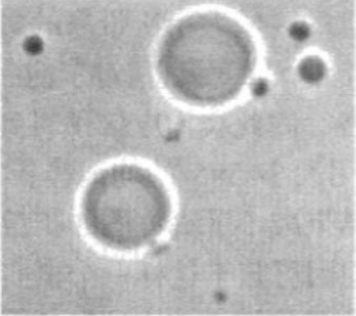
#> input picture resources/assets/exp7/701.png, 356 x 316 px
$ python '多阈值处理.py'
#> lines starting #> are read from the running program, lines starting #| are printed output that depends on the picture; after the words box and inside, x2 and y2 are one past the last pixel; in counts of white or black regions, pixels touching at a corner belong together
import cv2
import numpy as np
from matplotlib import pyplot as plt
from matplotlib import rcParams

# 支持汉字
rcParams['font.sans-serif'] = ['SimHei']


def multi_otsu_threshold(image, num_thresholds=1):
    """
    使用多个Otsu方法计算最佳阈值

    参数:
    image: 输入的单通道灰度图像
    num_thresholds: 需要计算的阈值数量

    返回:
    thresholds: 最佳阈值列表
    binary_image: 多阈值二值化后的图像
    hist: 图像直方图
    """
    # 确保图像是单通道灰度图
    if len(image.shape) > 2:
        gray = cv2.cvtColor(image, cv2.COLOR_BGR2GRAY)
    else:
        gray = image.copy()

    # 计算直方图
    hist = cv2.calcHist([gray], [0], None, [256], [0, 256])
    hist_norm = hist.ravel() / hist.sum()

    # 计算累积分布函数和均值
    cdf = hist_norm.cumsum()
    mean = np.sum(np.arange(256) * hist_norm)

    max_variance = 0
    thresholds = [0] * num_thresholds

    # 生成所有可能的阈值组合
    def generate_threshold_combinations(prev_thresholds, start):
        if len(prev_thresholds) == num_thresholds:
            yield prev_thresholds
        else:
            for t in range(start, 256):
                new_thresholds = prev_thresholds + [t]
                yield from generate_threshold_combinations(new_thresholds, t + 1)

    # 遍历所有可能的阈值组合
    for threshold_combination in generate_threshold_combinations([], 1):
        w = []
        mu = []
        total_w = 0
        total_mu = 0

        # 计算每个区域的概率和均值
        for i in range(num_thresholds + 1):
            if i == 0:
                w.append(cdf[threshold_combination[i]])
            elif i < num_thresholds:
                w.append(cdf[threshold_combination[i]] - cdf[threshold_combination[i - 1]])
            else:
                w.append(1 - cdf[threshold_combination[-1]])

            if w[-1] > 0:
                if i == 0:
                    mu.append(np.sum(np.arange(threshold_combination[i] + 1) * hist_norm[:threshold_combination[i] + 1]) / w[-1])
                elif i < num_thresholds:
                    mu.append(np.sum(np.arange(threshold_combination[i - 1] + 1, threshold_combination[i] + 1) * hist_norm[threshold_combination[i - 1] + 1:threshold_combination[i] + 1]) / w[-1])
                else:
                    mu.append(np.sum(np.arange(threshold_combination[-1] + 1, 256) * hist_norm[threshold_combination[-1] + 1:]) / w[-1])
            else:
                mu.append(0)

            total_w += w[-1] * mu[-1]
            total_mu += w[-1] * mu[-1] ** 2

        # 计算类间方差
        variance = total_mu - total_w ** 2

        if variance > max_variance:
            max_variance = variance
            thresholds = threshold_combination

    # 根据多阈值进行多值化
    binary_image = np.zeros_like(gray)
    for i in range(num_thresholds + 1):
        if i == 0:
            binary_image[gray <= thresholds[i]] = 0
        elif i < num_thresholds:
            binary_image[(gray > thresholds[i - 1]) & (gray <= thresholds[i])] = 64 * i
        else:
            binary_image[gray > thresholds[-1]] = 255

    return thresholds, binary_image, hist


def main():
    # 图像路径
    image_path = '../resources/assets/exp7/701.png'
    # 读取图像
    image = cv2.imread(image_path)
#> image is the input picture: shape (316, 356, 3); min 59, max 255, mean 185.2
    if image is None:
        print("无法加载图像，请检查路径!")
        exit(1)

    # 转换为RGB以便matplotlib显示
    image_rgb = cv2.cvtColor(image, cv2.COLOR_BGR2RGB)

    # 高斯滤波
    kernel_size = (5, 5)  # 高斯核大小
    sigma = 5.0  # 标准差
    blurred_image = cv2.GaussianBlur(image, kernel_size, sigma)
    blurred_image_rgb = cv2.cvtColor(blurred_image, cv2.COLOR_BGR2RGB)

    # 应用多Otsu阈值分割 - 原图
    thresholds_original, binary_image_original, hist_original = multi_otsu_threshold(image)
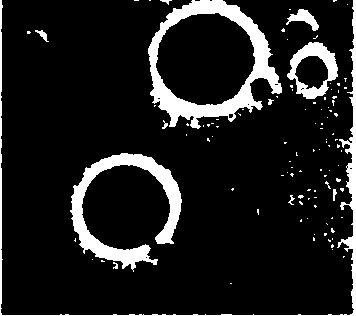
#> binary_image_original: shape (316, 356); 11.8% white; 106 white regions (94 under 20 px), largest, box (x1, y1, x2, y2) and area: (148, 0, 282, 129) 4830, (70, 153, 182, 272) 3728, (0, 0, 356, 316) 2560
#> thresholds_original = [202]; hist_original = 256 values, max 3708 at index 183, min 0 at index 0, mean 439.4

    # 应用多Otsu阈值分割 - 滤波后
    thresholds_blurred, binary_image_blurred, hist_blurred = multi_otsu_threshold(blurred_image)
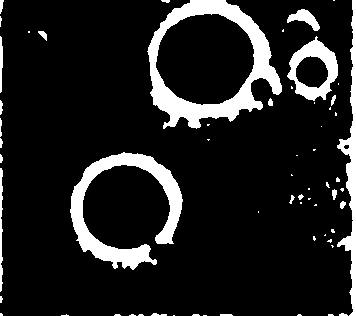
#> binary_image_blurred: shape (316, 356); 12.6% white; 62 white regions (39 under 20 px), largest, box (x1, y1, x2, y2) and area: (147, 0, 282, 129) 5317, (70, 152, 183, 270) 4061, (337, 0, 356, 316) 1880
#> thresholds_blurred = [200]; hist_blurred = 256 values, max 4031 at index 183, min 0 at index 0, mean 439.4

    # 显示结果
    plt.figure(figsize=(18, 10))

    # 原始图像
    plt.subplot(231)
    plt.title('原始图像')
    plt.imshow(image_rgb)
    plt.axis('off')

    # 高斯滤波后图像
    plt.subplot(234)
    plt.title(f'高斯滤波后 (核大小={kernel_size}, σ={sigma})')
    plt.imshow(blurred_image_rgb)
    plt.axis('off')

    # 原始图像的多Otsu分割
    plt.subplot(233)
    plt.title(f'原图多Otsu分割 (阈值={thresholds_original})')
    plt.imshow(binary_image_original, cmap='gray')
    plt.axis('off')

    # 滤波后图像的多Otsu分割
    plt.subplot(236)
    plt.title(f'滤波后多Otsu分割 (阈值={thresholds_blurred})')
    plt.imshow(binary_image_blurred, cmap='gray')
    plt.axis('off')

    # 原始图像直方图
    plt.subplot(232)
    plt.title(f'原始图像直方图')
    plt.plot(hist_original, color='black')
    for t in thresholds_original:
        plt.axvline(x=t, color='r', linestyle='--')
#> this loop made 1 pass
    plt.xlabel('像素值')
    plt.ylabel('像素数量')

    # 滤波后图像直方图
    plt.subplot(235)
    plt.title(f'滤波后图像直方图')
    plt.plot(hist_blurred, color='black')
    for t in thresholds_blurred:
        plt.axvline(x=t, color='g', linestyle='--')
#> this loop made 1 pass
    plt.xlabel('像素值')
    plt.ylabel('像素数量')

    plt.tight_layout()
    plt.show()
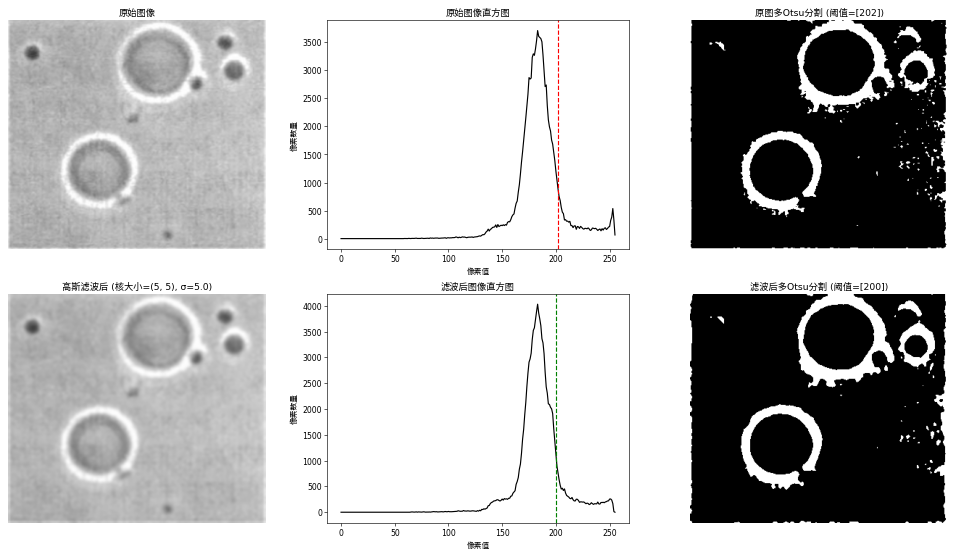
#> figure drawn by matplotlib, 6 panels; panel 5: curve peaks at x = 183, y = 3708; panel 6: curve peaks at x = 183, y = 4031


if __name__ == "__main__":
    main()

$ run again, with resources/assets/exp7/703.png copied over resources/assets/exp7/701.png
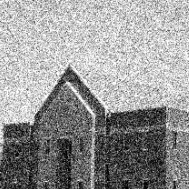
#> input picture resources/assets/exp7/703.png, 189 x 189 px
#> in main, image is the input picture: shape (189, 189, 3); min 0, max 255, mean 151.1
#> in main, `thresholds_original, binary_image_original, hist_original = multi_otsu..`:
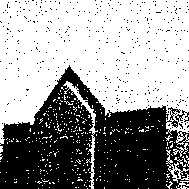
#> binary_image_original: shape (189, 189); 60% white; 367 black regions (364 under 20 px), largest, box (x1, y1, x2, y2) and area: (0, 65, 189, 189) 13786, (182, 182, 189, 189) 23, (174, 170, 179, 178) 22
#> thresholds_original = [138]; hist_original = 256 values, max 290 at index 212, min 19 at index 0, mean 139.5
#> in main, `thresholds_blurred, binary_image_blurred, hist_blurred = multi_otsu_th..`:
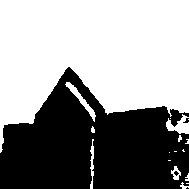
#> binary_image_blurred: shape (189, 189); 58% white; 4 black regions (3 under 20 px), largest, box (x1, y1, x2, y2) and area: (0, 67, 189, 189) 14973
#> thresholds_blurred = [141]; hist_blurred = 256 values, max 913 at index 203, min 0 at index 0, mean 139.5
#> the loop in main, `for t in thresholds_original:` made 1 pass
#> the loop in main, `for t in thresholds_blurred:` made 1 pass
